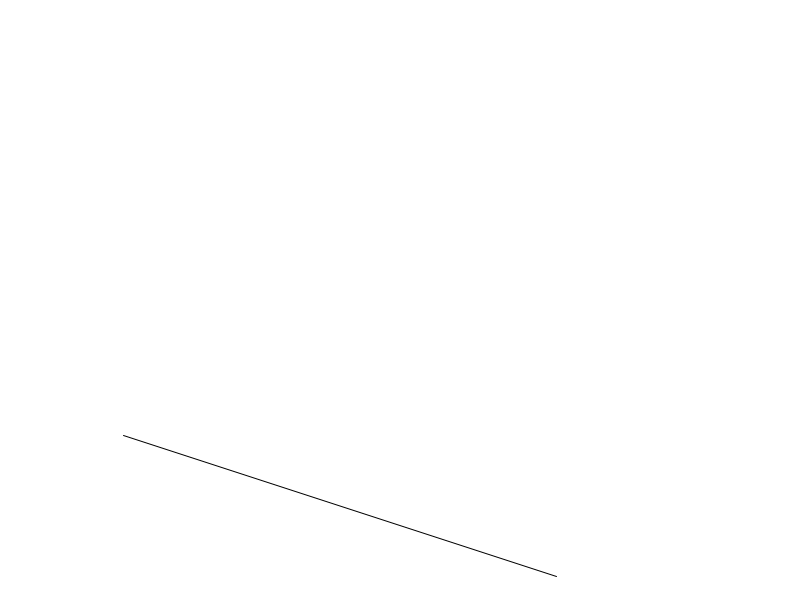
Frame 1 (no input)
Frame 60 (the mouse pressed at the canvas centre just before this capture): identical to frame 1, image omitted
Frame 120 (the mouse held since frame 60 and released just before this capture): identical to frame 1, image omitted

The Processing sketch that drew this single still picture (run headless with seeded random() and noise(); from frame 60 on, the mouse is pressed at the canvas centre):

// Processing sketch: diagonal
// ── diagonal.pde
int x1 = 123;
int y1 = 435;
int x2 = 556;
int y2 = 576;

void setup() {
    size(800, 600);
}

void draw() {
    background(255);

    myLine(x1, y1, x2, y2);
}

void myLine(int x1, int y1, int x2, int y2) {
    PVector v = new PVector(x2 - x1, y2 - y1);
    pushMatrix();
    translate(x1, y1);
    rotate(v.heading());
    line(0, 0, v.mag(), 0);
    popMatrix();
}
